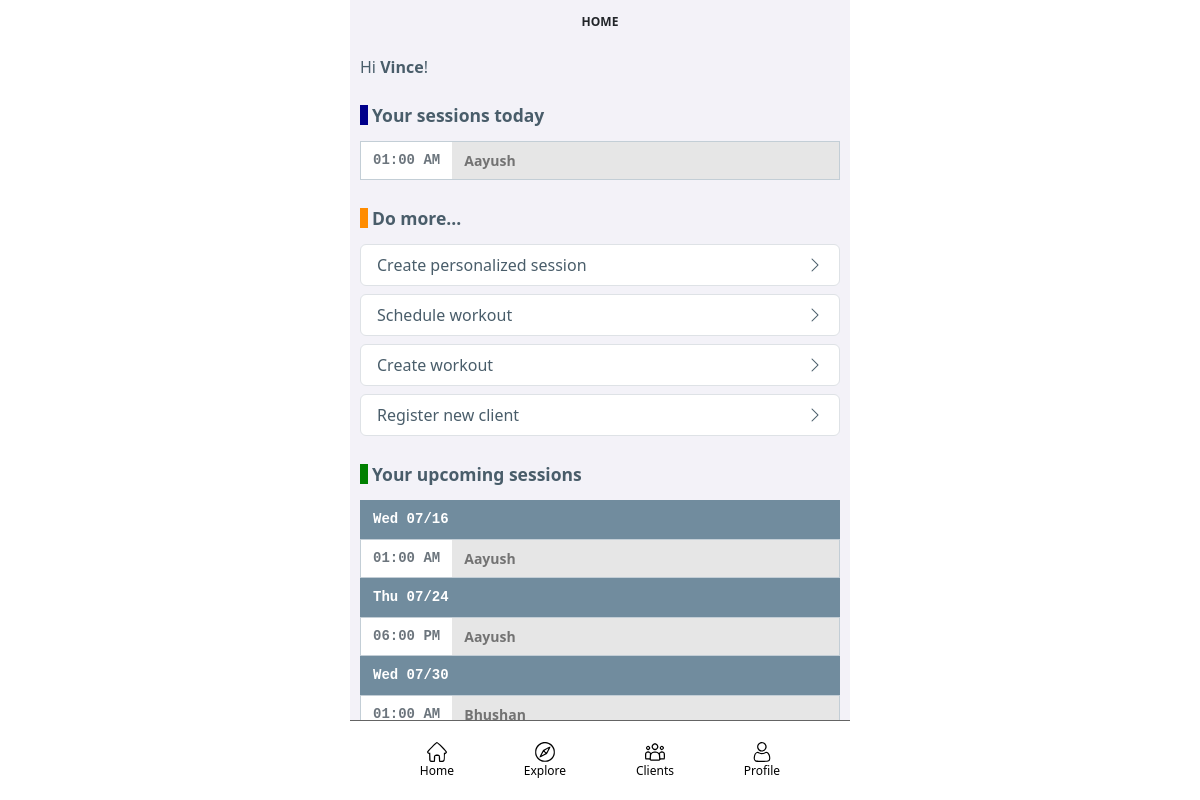
The page /fitnessApp/ (signed in) on the database as committed earlier.
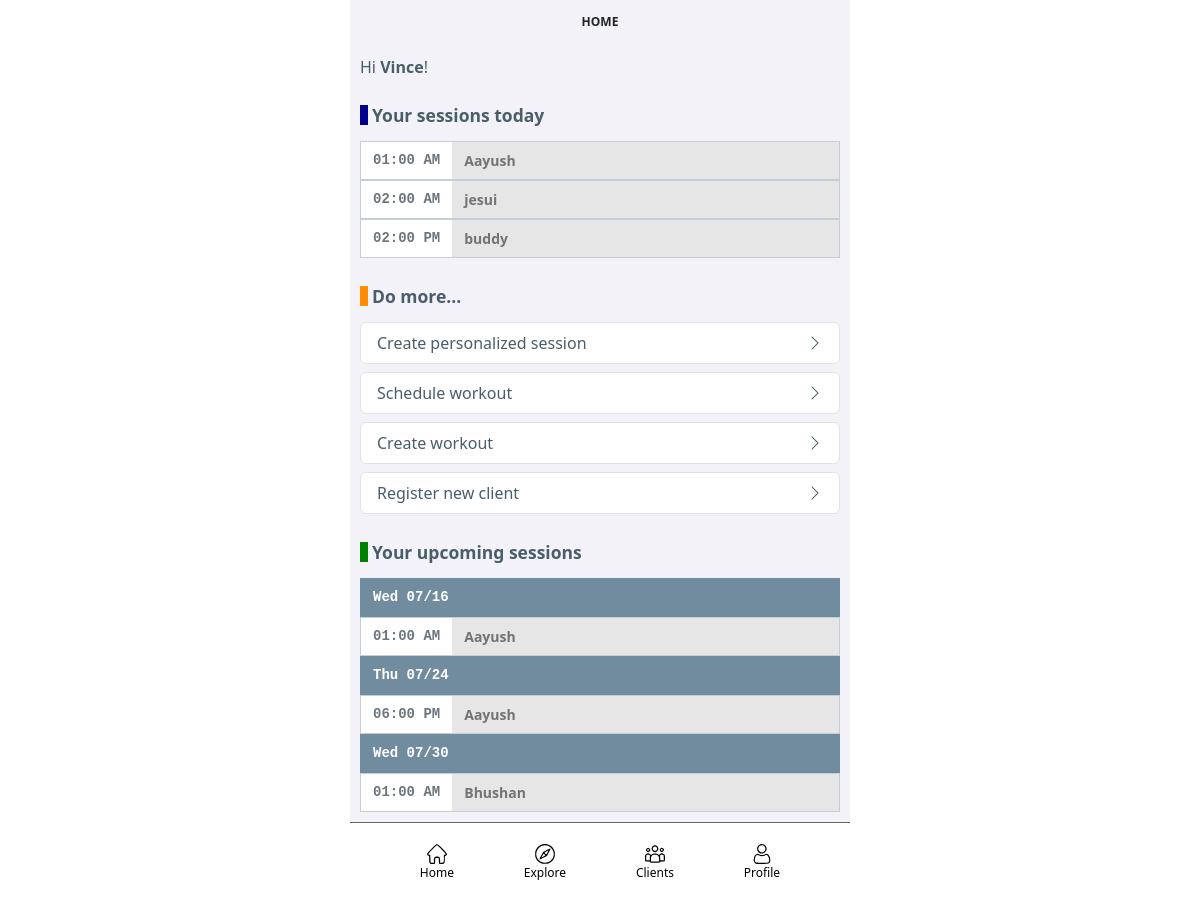
The same page on the database as committed later.
### fitnessApp/models/fitnessAppUser_models.py (models this page shows, shortened)
class FitnessAppUser(AbstractUser):
    person = models.OneToOneField(FitnessAppPerson, on_delete=models.CASCADE, null=True, related_name='person')

class FitnessAppPerson(models.Model):
    first_name = models.CharField(max_length=500, null=False, blank=False)
    last_name = models.CharField(max_length=500, blank=True)
    coach_flag = models.BooleanField(default=False)
    coach = models.ForeignKey('self', on_delete=models.SET_NULL, null=True)
    email = models.EmailField(max_length=100, null=True, blank=True)
    phone_number = models.CharField(max_length=20, null=True, blank=True)

### fitnessApp/models/workoutSession_models.py (models this page shows)
class WorkoutSession(models.Model):
    workout = models.ForeignKey(Workout, on_delete=models.CASCADE)
    person = models.ForeignKey(FitnessAppPerson, on_delete=models.CASCADE, default="")
    scheduled_date = models.DateField(null=True, blank=True)
    scheduled_time = models.TimeField(null=True, blank=True)
    status = models.CharField(max_length=20, choices=WORKOUT_SESSION_STATUS_CHOICES, default="CREATED")
    current_step_sequence = models.IntegerField(default = 1)

### fitnessApp/views/home_views.py (the view, shortened to what this page needs)
# urls.py: path("", HomeView.as_view(), name="home"),
class HomeView(TemplateView):
    template_name = "home.html"
    def get_context_data(self, **kwargs):
        context = super().get_context_data(**kwargs)
        if (self.request.user.is_authenticated):
            context['today'] = date.today()
            if (self.request.user.person.coach_flag):
                context['activeSessions'] = WorkoutSession.objects.filter(Q(person=self.request.user.person) | Q(person__coach=self.request.user.person), scheduled_date=date.today()).order_by((F('scheduled_time').asc(nulls_last=True)))
                context['upcomingSessions'] = WorkoutSession.objects.filter((Q(person=self.request.user.person) | Q(person__coach=self.request.user.person)) & (Q(scheduled_date__gt=date.today()) | Q(scheduled_date__isnull=True))).order_by((F('scheduled_date').asc(nulls_last=True)), (F('scheduled_time').asc(nulls_last=True)))
                context['pastSessions'] = WorkoutSession.objects.filter((Q(person=self.request.user.person) | Q(person__coach=self.request.user.person)), scheduled_date__lt=date.today()).order_by('-scheduled_date')
        return context

### fitnessApp/templates/home.html
{% extends "base/base.html" %}
{% load static %}
{% block title %}Home{% endblock %}
{% block content %}
<div>
{% if user.is_authenticated %}
<h6 class="fitnessapp-text-color-header">Hi <b>{{ user.first_name }}</b>!</h6>
<div class="workout-section-heading-today fs-5"><small><b>Your sessions today</b></small></div>
<div class="container-fluid overflow-scroll" style="max-height: 11rem; scrollbar-width: none;">
    {% for item in activeSessions %}
        {% include 'workoutsession_card.html' %}
    {% empty %}
        <p><small>Nothing planned for today. Create a <a href="{% url 'build-session' %}">personalized session</a>.</small></p>
    {% endfor %}
</div>
<div class="workout-section-heading-past fs-5"><small><b>Do more...</b></small></div>
<ul class="list-group mb-2">
    <li class="list-group-item">
        <a class="fitnessapp-profile-item" href="{% url 'build-session' %}">
            <div class="row fitnessapp-text-color-header">
                <div class="col">
                    <span>Create personalized session</span>
                </div>
                <div class="col-auto d-flex text-end align-items-center">
                    <i class="bi bi-chevron-right fs-6"></i>
                </div>
            </div>
        </a>
    </li>
</ul>
<ul class="list-group mb-2">
    <li class="list-group-item">
        <a class="fitnessapp-profile-item" href="{% url 'workouts' %}">
            <div class="row fitnessapp-text-color-header">
                <div class="col">
                    <span>Schedule workout</span>
                </div>
                <div class="col-auto d-flex text-end align-items-center">
                    <i class="bi bi-chevron-right fs-6"></i>
                </div>
            </div>
        </a>
    </li>
</ul>
<ul class="list-group mb-2">
    <li class="list-group-item">
        <a class="fitnessapp-profile-item" href="{% url 'build-workout' %}">
            <div class="row fitnessapp-text-color-header">
                <div class="col">
                    <span>Create workout</span>
                </div>
                <div class="col-auto d-flex text-end align-items-center">
                    <i class="bi bi-chevron-right fs-6"></i>
                </div>
            </div>
        </a>
    </li>
</ul>
<ul class="list-group mb-3">
    <li class="list-group-item">
        <a class="fitnessapp-profile-item" href="{% url 'client-create' %}">
            <div class="row fitnessapp-text-color-header">
                <div class="col">
                    <span>Register new client</span>
                </div>
                <div class="col-auto d-flex text-end align-items-center">
                    <i class="bi bi-chevron-right fs-6"></i>
                </div>
            </div>
        </a>
    </li>
</ul>
<div class="workout-section-heading-upcoming fs-5"><small><b>Your upcoming sessions</b></small></div>
<div class="container-fluid overflow-scroll" style="scrollbar-width: none;">
    {% regroup upcomingSessions by scheduled_date as grouped_upcomingSessions %}
    {% for group in grouped_upcomingSessions %}
        <div class="row fitnessapp-border-color-content">
            <div class="col pt-2 pb-2 font-monospace fitnessapp-bg-color-content">
                <span class="text-white fw-bolder"><small>{{ group.grouper|date:'D m/j'}}</small></span>
            </div>
        </div>
        {% for item in group.list %}
            {% include 'workoutsession_card.html' %}
        {% endfor %}
    {% empty %}
        <p><small>No upcoming sessions. Add some <a href="{% url 'build-session' %}">personalized sessions</a> to do later.</small></p>
    {% endfor %}
</div>
{% else %}
<p>Welcome to the Fitness App!</p>
{% endif %}
</div>
{% endblock %}

### templates/base/base.html (shortened to what this page needs)
{% load static %}
<html>
{% include 'base/head.html' %}
<body>
<div class="page">
    <div class="header">
        <div><h5 class="fitnessapp-page-title">{% block title %}{% endblock %}</h5></div>
    </div>
    <div id="id-mainbody" class="mainbody">
        {% block content %}{% endblock %}
    </div>
    <div class="footer">
        <div class="menu">
            <a class="menu_link" href="{% url 'home' %}">
                <div class="menu_item">
                    <img class="menu_img" src="{% static 'images/menu_home.svg' %}">
                    <span class="menu_label">Home</span>
                </div>
            </a>
            <a class="menu_link" href="{% url 'explore' %}">
                <div class="menu_item">
                    <img class="menu_img" src="{% static 'images/menu_explore.svg' %}">
                    <span class="menu_label">Explore</span>
                </div>
            </a>
            {% if user.is_authenticated and user.person.coach_flag %}
            <a class="menu_link" href="{% url 'clients' %}">
                <div class="menu_item">
                    <img class="menu_img" src="{% static 'images/menu_clients.svg' %}">
                    <span class="menu_label">Clients</span>
                </div>
            </a>
            {% endif %}
            {% if user.is_authenticated %}
            <a class="menu_link" href="{% url 'profile' %}">
                <div class="menu_item">
                    <img class="menu_img" src="{% static 'images/menu_user.svg' %}">
                    <span class="menu_label">Profile</span>
                </div>
            </a>
            {% endif %}
        </div>
    </div>
</div>
</body>
</html>

### templates/base/head.html (shortened to what this page needs)
{% load static %}
<head>
    <link rel="stylesheet" href="{% static 'css/main.css' %}">
    <link rel="stylesheet" href="{% static 'css/timer.css' %}">
    <link rel="stylesheet" href="{% static 'css/exercise-video.css' %}">
    <link rel="stylesheet" href="https://cdn.jsdelivr.net/npm/bootstrap-icons@1.11.3/font/bootstrap-icons.css">
    <link rel="stylesheet" href="https://cdn.jsdelivr.net/npm/tom-select@2.4.3/dist/css/tom-select.bootstrap5.min.css">
    <link rel="stylesheet" href="https://cdnjs.cloudflare.com/ajax/libs/font-awesome/4.7.0/css/font-awesome.css">
    <link rel="stylesheet" href="https://cdn.jsdelivr.net/npm/bootstrap@5.3.3/dist/css/bootstrap.min.css">
</head>

### fitnessApp/templates/workoutsession_card.html (shortened to what this page needs)
<a class="fitnessapp-profile-item" href="{% url 'workoutsession-do' item.id %}">
    <div class="row fitnessapp-bg-color-content-lighter fitnessapp-border-color-content-light">
        <div class="col-auto pt-2 pb-2 bg-white font-monospace">
            <span class="text-secondary fw-bolder"><small>{{ item.scheduled_time|date:'h:i A'}}</small></span>
        </div>
        <div class="col pt-2 pb-2 fitnessapp-bg-color-content-lighter">
            <span class="text-black-50 fw-bolder"><small>{{ item.person.first_name}}</small></span>
        </div>
    </div>
</a>

### fitnessApp/static/css/main.css (style rules this page uses)
:root { --fitnessapp-color-palette-content: #718C9E; --fitnessapp-color-palette-header: #495D6A; --fitnessapp-color-palette-content-light: #C3CED6; --fitnessapp-color-palette-content-lighter: #e6e6e6; }
.fitnessapp-bg-color-content { background-color: var(--fitnessapp-color-palette-content); }
.fitnessapp-bg-color-content-lighter { background-color: var(--fitnessapp-color-palette-content-lighter); }
.fitnessapp-text-color-header { color: var(--fitnessapp-color-palette-header); }
.fitnessapp-border-color-content { border: 1px solid var(--fitnessapp-color-palette-content); }
.fitnessapp-border-color-content-light { border: 1px solid var(--fitnessapp-color-palette-content-light); }
body { background: white }
.fitnessapp-page-title { text-transform: uppercase; padding-top: 0.25rem; font-size: 0.75rem; font-weight: bolder; }
.fitnessapp-profile-item { text-decoration: none; color: rgb(83, 82, 82); }
.page { display: grid; height: 100%; max-width: 500px; margin: auto; grid-template-rows: 3rem 1fr 5rem; grid-template-columns: 100%; justify-content: center; }
.header { display: grid; grid-area: 1 / 1 / 2 / 2; background-color: rgb(243, 242, 248); justify-content: center; align-items: center; }
.mainbody { display: grid; grid-area: 2 / 1 / 3 / 2; overflow: scroll; scrollbar-width: none; background-color: rgb(243, 242, 248); padding: 10px; }
.footer { display: grid; grid-area: 3 / 1 / 4 / 2; background-color: white; border: 1px; border-top: 1px solid rgb(100, 100, 100); }
.menu { display: flex; flex-direction: row; justify-content: space-evenly; align-items: center; }
.menu_img { height: 1.25rem; width: 1.25rem; }
.menu_item { display: flex; flex-direction: column; justify-content: center; align-items: center; }
.menu_label { font-size: 0.75rem; }
.menu_link { color: black; text-decoration: none; }
.workout-section-heading-today, .workout-section-heading-upcoming, .workout-section-heading-past, .workout-circuit-heading { border-left: 0.5rem solid; margin-top: 1.75rem; margin-bottom: 1.0rem; height: 1.25rem; padding-left: 0.25rem; line-height: 1.25rem; color: var(--fitnessapp-color-palette-header) }
.workout-section-heading-today { border-left-color: darkblue; }
.workout-section-heading-upcoming { border-left-color: green; }
.workout-section-heading-past { border-left-color: darkorange; }

Rows that differ between the two databases and show on the page:
added WorkoutSession: scheduled_time "02:00 AM", person.first_name "jesui", shown under "Hi Vince!"
added WorkoutSession: scheduled_time "02:00 PM", person.first_name "buddy", shown under "Hi Vince!"
